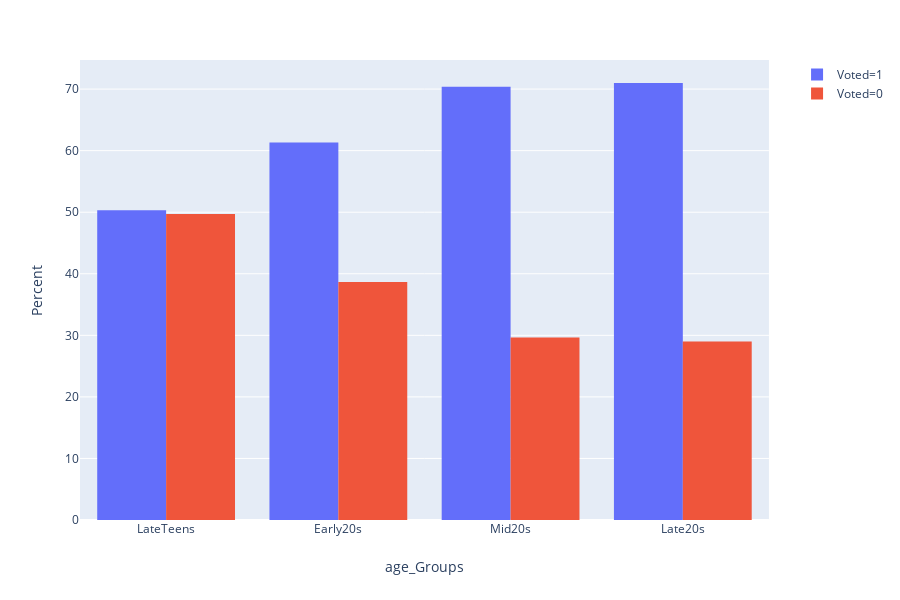

Source (notebook cell):
### Markdown cell above
# Voted vs Age Group

### Code cell
ShowTwoWayHeatmap(data,'age_Groups','Voted', normalize=False)

fig = px.histogram(data, x="age_Groups",color='Voted',
                   category_orders=dict(age_Groups=["LateTeens", "Early20s", "Mid20s", "Late20s"]),barnorm='percent')
fig.update_layout(barmode='group',yaxis_title="Percent")
#fig.update_yaxes(type='log')
fig.show()

### Figure 1 — Plotly figure (JSON) as saved in the notebook; plotly's stock layout.template omitted (floating-point values rounded to 4 significant figures; data arrays with more than 128 entries replaced by an {"elided": "..."} marker saying what was removed)
{"data": [{"alignmentgroup": "True", "bingroup": "x", "hoverlabel": {"namelength": 0}, "hovertemplate": "Voted=1<br>age_Groups=%{x}<br>count=%{y}", "legendgroup": "Voted=1", "marker": {"color": "#636efa"}, "name": "Voted=1", "offsetgroup": "Voted=1", "orientation": "v", "showlegend": true, "type": "histogram", "x": {"elided": "769 str values"}, "xaxis": "x", "yaxis": "y"}, {"alignmentgroup": "True", "bingroup": "x", "hoverlabel": {"namelength": 0}, "hovertemplate": "Voted=0<br>age_Groups=%{x}<br>count=%{y}", "legendgroup": "Voted=0", "marker": {"color": "#EF553B"}, "name": "Voted=0", "offsetgroup": "Voted=0", "orientation": "v", "showlegend": true, "type": "histogram", "x": {"elided": "459 str values"}, "xaxis": "x", "yaxis": "y"}], "layout": {"barmode": "group", "barnorm": "percent", "height": 600, "legend": {"tracegroupgap": 0}, "margin": {"t": 60}, "xaxis": {"anchor": "y", "categoryarray": ["LateTeens", "Early20s", "Mid20s", "Late20s"], "categoryorder": "array", "domain": [0, 0.98], "title": {"text": "age_Groups"}}, "yaxis": {"anchor": "x", "domain": [0, 1], "title": {"text": "Percent"}}}}
